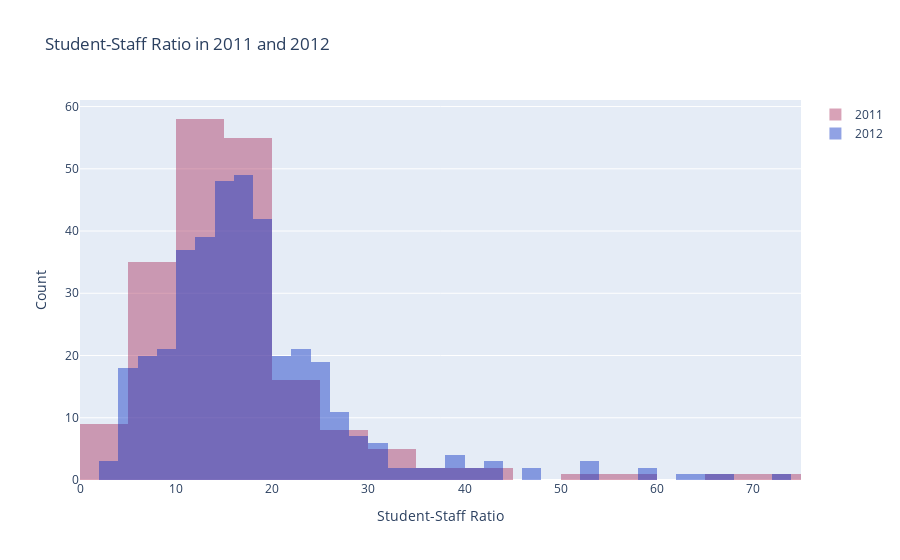

Here is the notebook cell this chart was saved with:
### Markdown cell above
<a id="7"></a> <br>  
# Histogram

Lets look at histogram of students-staff ratio in 2011 and 2012 years.

### Code cell
# Prepare data
x2011 = timesData.student_staff_ratio[timesData.year == 2011]
x2012 = timesData.student_staff_ratio[timesData.year == 2012]

# Create histogram trace for 2011
trace1 = go.Histogram(
    x=x2011,
    opacity=0.75,
    name="2011",
    marker=dict(color='rgba(171, 50, 96, 0.6)')
)

# Create histogram trace for 2012
trace2 = go.Histogram(
    x=x2012,
    opacity=0.75,
    name="2012",
    marker=dict(color='rgba(12, 50, 196, 0.6)')
)

# Combine traces into data list
data = [trace1, trace2]

# Define layout
layout = go.Layout(
    barmode='overlay',
    title='Student-Staff Ratio in 2011 and 2012',
    xaxis=dict(title='Student-Staff Ratio'),
    yaxis=dict(title='Count')
)

# Create figure with data and layout
fig = go.Figure(data=data, layout=layout)

# Plot the figure
iplot(fig)

### Figure 1 — Plotly figure (JSON) as saved in the notebook; plotly's stock layout.template omitted (floating-point values rounded to 4 significant figures; data arrays with more than 128 entries replaced by an {"elided": "..."} marker saying what was removed)
{"data": [{"marker": {"color": "rgba(171, 50, 96, 0.6)"}, "name": "2011", "opacity": 0.75, "type": "histogram", "x": {"elided": "200 float values"}}, {"marker": {"color": "rgba(12, 50, 196, 0.6)"}, "name": "2012", "opacity": 0.75, "type": "histogram", "x": {"elided": "402 float values"}}], "layout": {"barmode": "overlay", "title": {"text": "Student-Staff Ratio in 2011 and 2012"}, "xaxis": {"title": {"text": "Student-Staff Ratio"}}, "yaxis": {"title": {"text": "Count"}}}}
